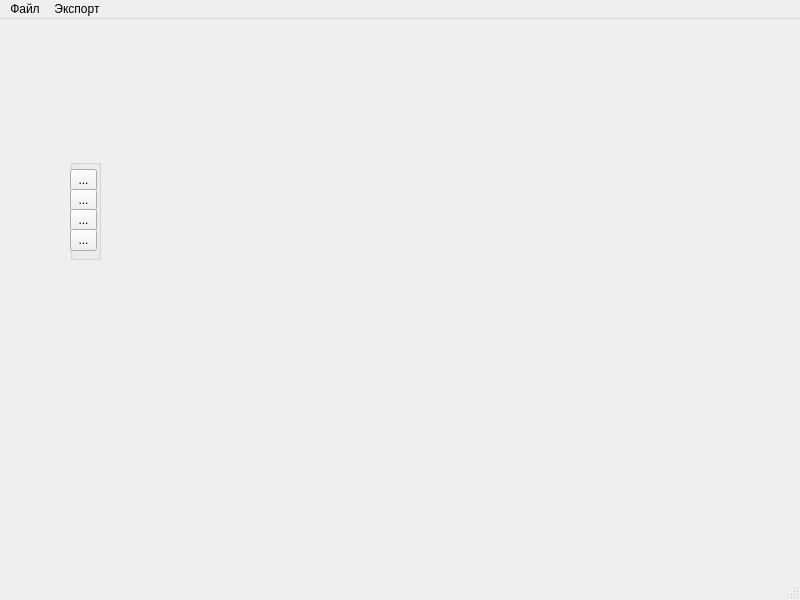
<?xml version="1.0" encoding="UTF-8"?>
<ui version="4.0">
 <class>MainWindow</class>
 <widget class="QMainWindow" name="MainWindow">
  <property name="geometry">
   <rect>
    <x>0</x>
    <y>0</y>
    <width>800</width>
    <height>600</height>
   </rect>
  </property>
  <property name="windowTitle">
   <string>Qscheme</string>
  </property>
  <widget class="QWidget" name="centralwidget">
   <widget class="QGroupBox" name="groupBox">
    <property name="geometry">
     <rect>
      <x>70</x>
      <y>140</y>
      <width>31</width>
      <height>101</height>
     </rect>
    </property>
    <property name="title">
     <string/>
    </property>
    <widget class="QToolButton" name="toolButton">
     <property name="geometry">
      <rect>
       <x>0</x>
       <y>10</y>
       <width>27</width>
       <height>22</height>
      </rect>
     </property>
     <property name="text">
      <string>...</string>
     </property>
    </widget>
    <widget class="QToolButton" name="toolButton_2">
     <property name="geometry">
      <rect>
       <x>0</x>
       <y>30</y>
       <width>27</width>
       <height>22</height>
      </rect>
     </property>
     <property name="text">
      <string>...</string>
     </property>
    </widget>
    <widget class="QToolButton" name="toolButton_3">
     <property name="geometry">
      <rect>
       <x>0</x>
       <y>50</y>
       <width>27</width>
       <height>22</height>
      </rect>
     </property>
     <property name="text">
      <string>...</string>
     </property>
    </widget>
    <widget class="QToolButton" name="toolButton_4">
     <property name="geometry">
      <rect>
       <x>0</x>
       <y>70</y>
       <width>27</width>
       <height>22</height>
      </rect>
     </property>
     <property name="text">
      <string>...</string>
     </property>
    </widget>
   </widget>
  </widget>
  <widget class="QMenuBar" name="menubar">
   <property name="geometry">
    <rect>
     <x>0</x>
     <y>0</y>
     <width>800</width>
     <height>26</height>
    </rect>
   </property>
   <widget class="QMenu" name="menu">
    <property name="title">
     <string>Файл</string>
    </property>
   </widget>
   <widget class="QMenu" name="menu_2">
    <property name="title">
     <string>Экспорт</string>
    </property>
   </widget>
   <addaction name="menu"/>
   <addaction name="menu_2"/>
  </widget>
  <widget class="QStatusBar" name="statusbar"/>
 </widget>
 <resources/>
 <connections/>
</ui>
